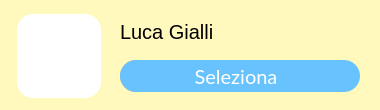
  <widget class="QWidget" name="dipendenteWidget" native="true">
   <property name="geometry">
    <rect>
     <x>510</x>
     <y>130</y>
     <width>380</width>
     <height>110</height>
    </rect>
   </property>
   <property name="minimumSize">
    <size>
     <width>100</width>
     <height>110</height>
    </size>
   </property>
   <property name="maximumSize">
    <size>
     <width>16777215</width>
     <height>116</height>
    </size>
   </property>
   <property name="styleSheet">
    <string notr="true">border-radius: 22px;
background-color:#fff9be;
border-width:0px;</string>
   </property>
   <widget class="QLabel" name="immagineLabel_25">
    <property name="geometry">
     <rect>
      <x>17</x>
      <y>14</y>
      <width>84</width>
      <height>84</height>
     </rect>
    </property>
    <property name="sizePolicy">
     <sizepolicy hsizetype="MinimumExpanding" vsizetype="MinimumExpanding">
      <horstretch>0</horstretch>
      <verstretch>0</verstretch>
     </sizepolicy>
    </property>
    <property name="minimumSize">
     <size>
      <width>84</width>
      <height>84</height>
     </size>
    </property>
    <property name="maximumSize">
     <size>
      <width>84</width>
      <height>84</height>
     </size>
    </property>
    <property name="styleSheet">
     <string notr="true">border-radius: 16px;
background-color: rgba(255, 255, 255, 255);</string>
    </property>
    <property name="text">
     <string/>
    </property>
    <property name="pixmap">
     <pixmap resource="res/res.qrc">:/icons/shield_FILL1_wght500_GRAD200_opsz48_risultato.png</pixmap>
    </property>
    <property name="scaledContents">
     <bool>true</bool>
    </property>
    <property name="alignment">
     <set>Qt::AlignCenter</set>
    </property>
    <property name="margin">
     <number>10</number>
    </property>
    <property name="indent">
     <number>10</number>
    </property>
   </widget>
   <widget class="QLabel" name="titoloLabel_15">
    <property name="geometry">
     <rect>
      <x>120</x>
      <y>16</y>
      <width>251</width>
      <height>31</height>
     </rect>
    </property>
    <property name="styleSheet">
     <string notr="true">font-size: 20px;
text-align: left;
background-color: rgba(255, 255, 255,0);
</string>
    </property>
    <property name="text">
     <string>Luca Gialli</string>
    </property>
    <property name="alignment">
     <set>Qt::AlignLeading|Qt::AlignLeft|Qt::AlignVCenter</set>
    </property>
   </widget>
   <widget class="QPushButton" name="pushButton_11">
    <property name="geometry">
     <rect>
      <x>248</x>
      <y>60</y>
      <width>112</width>
      <height>32</height>
     </rect>
    </property>
    <property name="font">
     <font>
      <family>Lato</family>
      <pointsize>13</pointsize>
      <weight>50</weight>
      <italic>false</italic>
      <bold>false</bold>
     </font>
    </property>
    <property name="cursor">
     <cursorShape>PointingHandCursor</cursorShape>
    </property>
    <property name="autoFillBackground">
     <bool>false</bool>
    </property>
    <property name="styleSheet">
     <string notr="true">QPushButton{
 background-color:rgb(104, 194, 253);
 border-style: solid;
 border-radius:16px;
color: rgb(255, 255, 255);
	font: 13pt &quot;Lato&quot;;
}

QPushButton::hover{


	border-color : rgb(15, 138, 204);
	color: white;
border-width:0;
}

QPushButton::pressed{
	border-color:rgb(104, 194, 253);
	border-width:2;
	background-color : white;
	color:rgb(104, 194, 253);
}
</string>
    </property>
    <property name="text">
     <string>Promuovi</string>
    </property>
   </widget>
   <widget class="QPushButton" name="pushButton_12">
    <property name="geometry">
     <rect>
      <x>120</x>
      <y>60</y>
      <width>112</width>
      <height>32</height>
     </rect>
    </property>
    <property name="font">
     <font>
      <family>Lato</family>
      <pointsize>13</pointsize>
      <weight>50</weight>
      <italic>false</italic>
      <bold>false</bold>
     </font>
    </property>
    <property name="cursor">
     <cursorShape>PointingHandCursor</cursorShape>
    </property>
    <property name="autoFillBackground">
     <bool>false</bool>
    </property>
    <property name="styleSheet">
     <string notr="true">QPushButton{
 background-color:#e39797;
 border-style: solid;
 border-radius:16px;
color: rgb(255, 255, 255);
	font: 13pt &quot;Lato&quot;;
}

QPushButton::hover{


	border-color : rgb(15, 138, 204);
	color: white;
border-width:0;
}

QPushButton::pressed{
	border-color:#e39797;
	border-width:2;
	background-color : white;
	color:rgb(104, 194, 253);
}
</string>
    </property>
    <property name="text">
     <string>Licenzia</string>
    </property>
   </widget>
   <widget class="QPushButton" name="pushButton_5">
    <property name="geometry">
     <rect>
      <x>120</x>
      <y>60</y>
      <width>232</width>
      <height>32</height>
     </rect>
    </property>
    <property name="font">
     <font>
      <family>Lato</family>
      <pointsize>15</pointsize>
      <weight>50</weight>
      <italic>false</italic>
      <bold>false</bold>
     </font>
    </property>
    <property name="cursor">
     <cursorShape>PointingHandCursor</cursorShape>
    </property>
    <property name="autoFillBackground">
     <bool>false</bool>
    </property>
    <property name="styleSheet">
     <string notr="true">QPushButton{
 background-color:rgb(104, 194, 253);
 border-style: solid;
 border-radius:16px;
color: rgb(255, 255, 255);
	font: 15pt &quot;Lato&quot;;
}

QPushButton::hover{


	border-color : rgb(15, 138, 204);
	color: white;
border-width:0;
}

QPushButton::pressed{
	border-color:rgb(104, 194, 253);
	border-width:2;
	background-color : white;
	color:rgb(104, 194, 253);
}
</string>
    </property>
    <property name="text">
     <string>Seleziona</string>
    </property>
   </widget>
  </widget>
